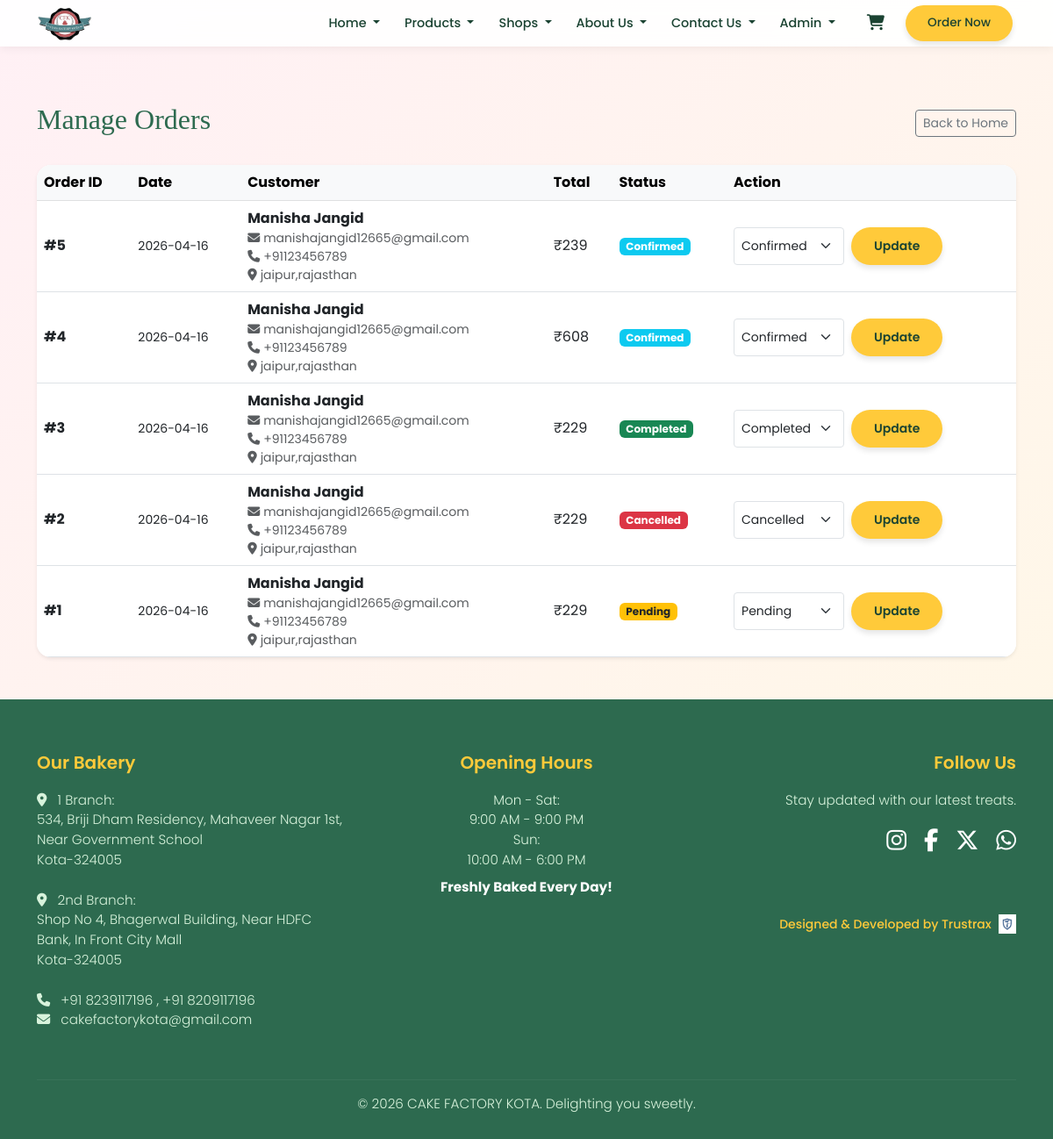
Page /admin/orders (signed in) on the earlier database version.
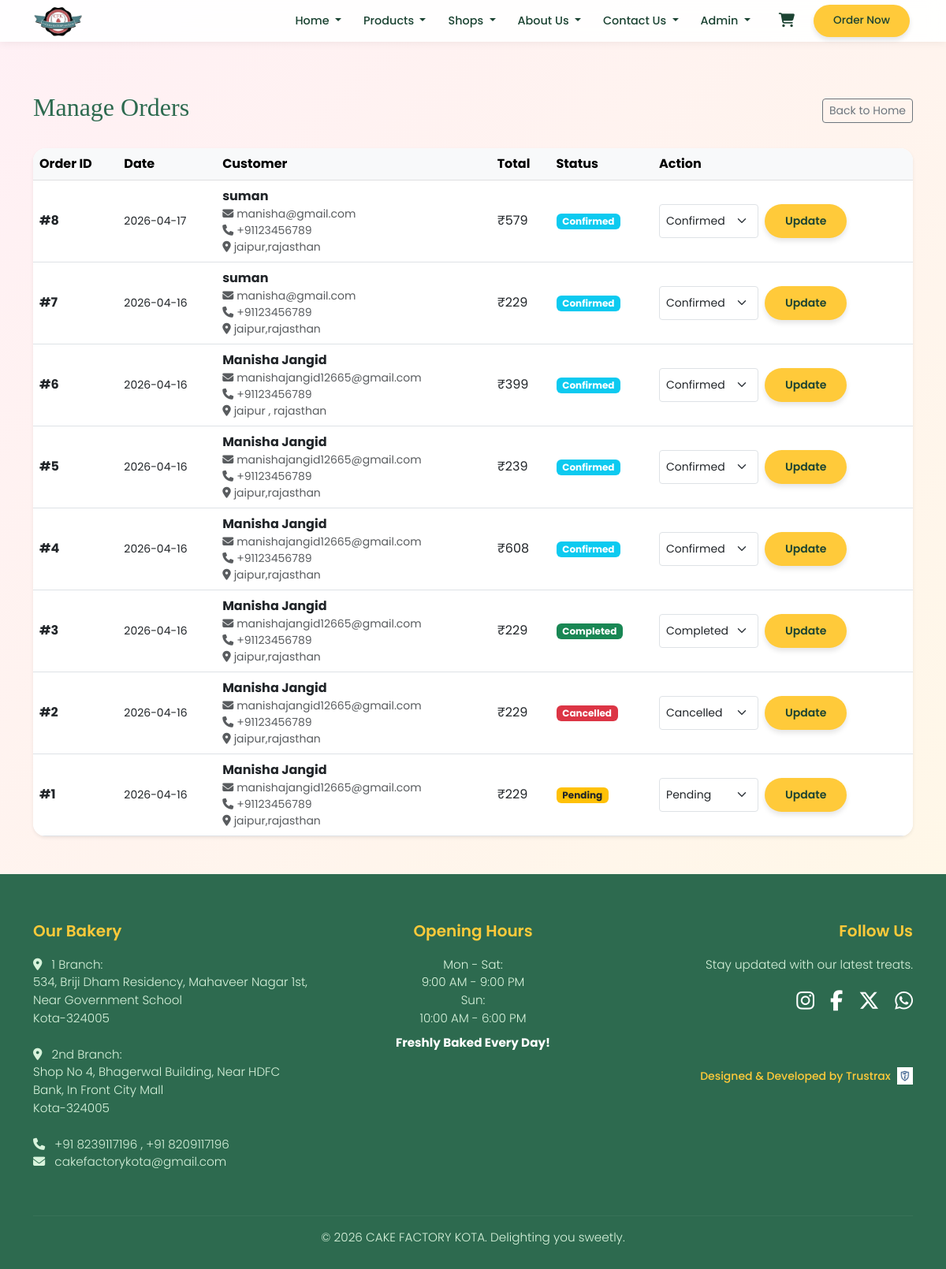
Same page on the later database version.
### src/models.py (models this page shows, shortened)
class User(db.Model):
    __tablename__ = "users"
    id = db.Column(db.Integer, primary_key=True)
    name = db.Column(db.String(200), nullable=False)
    email = db.Column(db.String(200), unique=True, nullable=False)
    password_hash = db.Column(db.String(200), nullable=False)
    role = db.Column(db.String(50), nullable=False, default="user")
    created_at = db.Column(db.DateTime, nullable=False, default=datetime.utcnow)

class Order(db.Model):
    __tablename__ = "orders"
    id = db.Column(db.Integer, primary_key=True)
    user_id = db.Column(db.Integer, db.ForeignKey('users.id'), nullable=True)
    customer_name = db.Column(db.String(200), nullable=False)
    email = db.Column(db.String(200), nullable=False)
    phone = db.Column(db.String(50), nullable=False)
    address = db.Column(db.Text, nullable=False)
    total = db.Column(db.Float, nullable=False)
    payment_method = db.Column(db.String(80), nullable=False)
    status = db.Column(db.String(40), nullable=False, default="pending")
    created_at = db.Column(db.DateTime, nullable=False, default=datetime.utcnow)
    user = db.relationship("User", backref="orders")
    items = db.relationship(
        "OrderItem",
        backref="order",
        lazy=True,
        cascade="all, delete-orphan",
    )

### src/home.py (the view)
@app.route("/admin/orders")
@admin_required
def admin_orders_page():
    orders = get_all_orders()
    return render_template("admin_orders.html", orders=orders)

### src/__init__.py (called while the page is built, shortened)
@app.context_processor
def inject_navbar_catalog():
    from src.models import Product
    products = Product.query.order_by(Product.id).all()
    by_cat = {}
    for p in products:
        key = (p.category or "other").lower()
        by_cat.setdefault(key, []).append(p)
    return {"cakes_by_cat": by_cat, "nav_products": products}

@app.context_processor
def inject_cart_state():
    cart = session.get("cart") or {}
    count = sum(int(q) for q in cart.values() if str(q).isdigit())
    preview = []
    subtotal = 0.0
    return {
        "cart_item_count": count,
        "cart_preview_lines": preview[:5],
        "cart_preview_subtotal": subtotal,
    }

### src/database.py (called while the page is built)
def get_all_orders():
    orders = db.session.query(Order).order_by(Order.created_at.desc()).all()
    result = []
    for o in orders:
        result.append({
            "id": o.id,
            "customer_name": o.customer_name,
            "email": o.email,
            "phone": o.phone,
            "address": o.address,
            "total": o.total,
            "payment_method": o.payment_method,
            "status": o.status,
            "created_at": o.created_at.isoformat() if o.created_at else "",
        })
    return result

def get_user_by_id(user_id):
    from src.models import User
    return db.session.get(User, user_id)

### src/home.py (called while the page is built)
@app.context_processor
def inject_user():
    user = None
    if "user_id" in session:
        user = get_user_by_id(session["user_id"])
    return dict(current_user=user)

def admin_required(f):
    @wraps(f)
    def decorated_function(*args, **kwargs):
        if "user_id" not in session:
            flash("Please log in as admin.", "error")
            return redirect(url_for("login_page"))
        user = get_user_by_id(session["user_id"])
        if not user or user.role != "admin":
            flash("You do not have permission to access that page.", "error")
            return redirect(url_for("homepage"))
        return f(*args, **kwargs)
    return decorated_function

### src/templates/admin_orders.html (shortened to what this page needs)
{% extends "base.html" %}
{% block content %}
<div class="d-flex justify-content-between align-items-center mb-4">
    <h2>Manage Orders</h2>
    <a href="{{ url_for('homepage') }}" class="btn btn-outline-secondary btn-sm">Back to Home</a>
</div>
<div class="card shadow-sm border-0 rounded-4 overflow-hidden">
    <div class="table-responsive">
        <table class="table table-hover align-middle mb-0 text-nowrap">
            <thead class="table-light">
                <tr>
                    <th scope="col">Order ID</th>
                    <th scope="col">Date</th>
                    <th scope="col">Customer</th>
                    <th scope="col">Total</th>
                    <th scope="col">Status</th>
                    <th scope="col">Action</th>
                </tr>
            </thead>
            <tbody>
                {% for o in orders %}
                <tr>
                    <td class="fw-bold">#{{ o.id }}</td>
                    <td class="small">{{ o.created_at[:10] }}</td>
                    <td style="max-width: 300px; white-space: normal;">
                        <span class="d-block fw-bold">{{ o.customer_name }}</span>
                        <span class="small text-muted d-block"><i class="fa-solid fa-envelope pe-1"></i>{{ o.email }}</span>
                        <span class="small text-muted d-block"><i class="fa-solid fa-phone pe-1"></i>{{ o.phone }}</span>
                        <span class="small text-muted d-block"><i class="fa-solid fa-location-dot pe-1"></i>{{ o.address }}</span>
                    </td>
                    <td>₹{{ '%.0f'|format(o.total) }}</td>
                    <td>
                        <span class="badge
                            {% if o.status == 'completed' %}bg-success
                            {% elif o.status == 'pending' %}bg-warning text-dark
                            {% elif o.status == 'cancelled' %}bg-danger
                            {% else %}bg-info{% endif %}">
                            {{ o.status|title }}
                        </span>
                    </td>
                    <td>
                        <form method="POST" action="{{ url_for('admin_update_order_status', order_id=o.id) }}" class="d-flex gap-2">
                            <select name="status" class="form-select form-select-sm" style="width: auto;">
                                <option value="pending" {% if o.status == 'pending' %}selected{% endif %}>Pending</option>
                                <option value="confirmed" {% if o.status == 'confirmed' %}selected{% endif %}>Confirmed</option>
                                <option value="completed" {% if o.status == 'completed' %}selected{% endif %}>Completed</option>
                                <option value="cancelled" {% if o.status == 'cancelled' %}selected{% endif %}>Cancelled</option>
                            </select>
                            <button type="submit" class="btn btn-sm btn-order">Update</button>
                        </form>
                    </td>
                </tr>
                {% else %}
                <tr>
                    <td colspan="6" class="text-center py-4 text-muted">No orders found.</td>
                </tr>
                {% endfor %}
            </tbody>
        </table>
    </div>
</div>
{% endblock %}

### src/templates/base.html (shortened to what this page needs)
<!DOCTYPE html>
<html lang="en">
<head>
    <link href="https://cdn.jsdelivr.net/npm/bootstrap@5.3.0/dist/css/bootstrap.min.css" rel="stylesheet">
    <link rel="stylesheet" href="https://cdnjs.cloudflare.com/ajax/libs/font-awesome/6.5.1/css/all.min.css">
</head>
<body>
    {% include "navbar.html" %}
    <main class="container my-5">
        {% block content %}
        {% endblock %}
    </main>
    {% include "footer.html" %}
</body>
</html>

### src/templates/navbar.html (shortened to what this page needs)
<nav class="navbar navbar-expand-lg navbar-light sticky-top navbar-compact">
    <div class="container">
        <a class="navbar-brand py-0 me-2" href="{{ url_for('homepage') }}">
            <img src="{{ url_for('static', filename='images/logo.png') }}" class="navbar-logo" alt="Cake Factory Kota">
        </a>
        <div class="collapse navbar-collapse" id="navbarNav">
            <ul class="navbar-nav ms-auto align-items-lg-center gap-lg-1">
                <li class="nav-item dropdown dropdown-hover-lg">
                    <a class="nav-link dropdown-toggle py-2 py-lg-1" href="{{ url_for('homepage') }}"
                        role="button" data-bs-toggle="dropdown" data-bs-auto-close="outside" aria-expanded="false">
                        Home
                    </a>
                </li>
                <li class="nav-item dropdown dropdown-hover-lg">
                    <a class="nav-link dropdown-toggle py-2 py-lg-1" href="#"
                        role="button" data-bs-toggle="dropdown" data-bs-auto-close="outside" aria-expanded="false">
                        Products
                    </a>
                </li>
                <li class="nav-item dropdown dropdown-hover-lg">
                    <a class="nav-link dropdown-toggle py-2 py-lg-1" href="{{ url_for('shops_page') }}"
                        role="button" data-bs-toggle="dropdown" data-bs-auto-close="outside" aria-expanded="false">
                        Shops
                    </a>
                </li>
                <li class="nav-item dropdown dropdown-hover-lg">
                    <a class="nav-link dropdown-toggle py-2 py-lg-1" href="{{ url_for('about_page') }}"
                        role="button" data-bs-toggle="dropdown" data-bs-auto-close="outside" aria-expanded="false">
                        About Us
                    </a>
                </li>
                <li class="nav-item dropdown dropdown-hover-lg">
                    <a class="nav-link dropdown-toggle py-2 py-lg-1" href="{{ url_for('contact_page') }}"
                        role="button" data-bs-toggle="dropdown" data-bs-auto-close="outside" aria-expanded="false">
                        Contact Us
                    </a>
                </li>
                <li class="nav-item dropdown dropdown-hover-lg">
                    <a class="nav-link dropdown-toggle py-2 py-lg-1" href="#"
                        role="button" data-bs-toggle="dropdown" data-bs-auto-close="outside" aria-expanded="false">
                        {% if current_user %}
                            {{ current_user.name }}
                        {% else %}
                            Account
                        {% endif %}
                    </a>
                </li>
                <li class="nav-item dropdown dropdown-hover-lg ms-lg-2">
                    <button type="button" class="nav-link btn btn-link text-dark border-0 dropdown-toggle-no-caret py-2 py-lg-1 px-2 position-relative"
                        data-bs-toggle="dropdown" data-bs-auto-close="outside" aria-expanded="false" aria-label="Shopping cart">
                    </button>
                </li>
                <li class="nav-item mt-2 mt-lg-0 ms-lg-1">
                    <a class="nav-link btn-order btn-order-sm py-2 py-lg-1 px-3" href="{{ url_for('order_page') }}">Order Now</a>
                </li>
            </ul>
        </div>
    </div>
</nav>

### src/templates/footer.html
<footer class="footer">
    <div class="container">
        <div class="row">
            <div class="col-md-4 mb-4">
                <h5>Our Bakery</h5>
                <p>
                    <i class="fas fa-map-marker-alt me-2"></i> 1 Branch: <br>
                    534, Briji Dham Residency, Mahaveer Nagar 1st, Near Government School <br>Kota-324005<br><br>
                    <i class="fas fa-map-marker-alt me-2"></i> 2nd Branch: <br>
                    Shop No 4, Bhagerwal Building, Near HDFC Bank, In Front City Mall <br>Kota-324005<br><br>
                    <i class="fas fa-phone me-2"></i> +91 8239117196 , +91 8209117196<br>
                    <i class="fas fa-envelope me-2"></i> cakefactorykota@gmail.com
                </p>
            </div>
            <div class="col-md-4 mb-4 text-md-center">
                <h5>Opening Hours</h5>
                <ul class="list-unstyled">
                    <li>Mon - Sat: <br>9:00 AM - 9:00 PM</li>
                    <li>Sun: <br>10:00 AM - 6:00 PM</li>
                    <li class="mt-2 fw-bold text-white">Freshly Baked Every Day!</li>
                </ul>
            </div>
            <div class="col-md-4 mb-4 text-md-end">
                <h5>Follow Us</h5>
                <p>Stay updated with our latest treats.</p>
                <div class="social-icons d-flex justify-content-md-end justify-content-start mb-3">
                    <a href="https://www.instagram.com/accounts/login/" target="_blank" title="Instagram"><i class="fa-brands fa-instagram"></i></a>
                    <a href="https://www.facebook.com/login/" target="_blank" title="Facebook"><i class="fa-brands fa-facebook-f"></i></a>
                    <a href="https://twitter.com/login" target="_blank" title="Twitter (X)"><i class="fa-brands fa-x-twitter"></i></a>
                    <a href="https://web.whatsapp.com/" target="_blank" title="WhatsApp"><i class="fa-brands fa-whatsapp"></i></a>
                </div><br>
                <div class="d-flex align-items-center justify-content-md-end justify-content-start gap-2 mt-4" style="font-weight: 500;">
                    <span class="small" style="color: var(--primary-yellow);">Designed & Developed by Trustrax</span>
                    <img src="{{ url_for('static', filename='images/trustrax.png') }}" alt="Trustrax Logo" style="height: 22px; width: auto; object-fit: contain;">
                </div>
            </div>
        </div>
        <hr style="border-color: rgba(255,255,255,0.2);">
        <div class="text-center pb-2">
            <p class="mb-0">&copy; 2026 CAKE FACTORY KOTA. Delighting you sweetly.</p>
        </div>
    </div>
</footer>

### src/templates/base.html (style rules this page uses)
:root { --primary-green: #2d6a4f; --light-green: #d8f3dc; --primary-yellow: #ffca3a; --text-dark: #1b4332; --bg-pink-yellow: linear-gradient(135deg, #FFF0F5 0%, #FFF9E5 100%); }
body { font-family: 'Poppins', sans-serif; background: var(--bg-pink-yellow) fixed; color: var(--text-dark); display: flex; flex-direction: column; min-height: 100vh; }
main { flex: 1; }
h1, h2, h3, .navbar-brand { font-family: 'Playfair Display', serif; color: var(--primary-green); }
.navbar-compact.navbar { background-color: rgba(255, 255, 255, 0.92) !important; backdrop-filter: blur(10px); box-shadow: 0 2px 10px rgba(0,0,0,0.06); padding: 0.35rem 0; }
.navbar-compact .navbar-brand { font-size: 1.1rem; font-weight: 700; }
.navbar-logo { max-height: 42px; width: auto; display: block; }
.navbar-compact .nav-link { color: var(--text-dark) !important; font-weight: 500; font-size: 0.9rem; margin: 0 4px; transition: color 0.2s ease; }
.dropdown-toggle-no-caret::after { display: none !important; }
.btn-order-sm { padding: 0.4rem 1rem !important; font-size: 0.85rem !important; border-radius: 999px !important; }
.btn-order { background-color: var(--primary-yellow); color: var(--text-dark) !important; border-radius: 30px; padding: 10px 25px !important; font-weight: 600; box-shadow: 0 4px 6px rgba(0,0,0,0.1); }
.footer { background-color: var(--primary-green); color: var(--light-green); padding: 60px 0 20px; margin-top: auto; }
.footer h5 { color: var(--primary-yellow); font-weight: 600; margin-bottom: 20px; }
.footer p, .footer li { font-weight: 300; font-size: 0.95rem; }
.social-icons { display: flex; gap: 20px; margin-top: 15px; }
.social-icons a { color: white; font-size: 26px; transition: 0.3s ease; display: inline-block; }

Differences in the rows shown:
added Order: id "8", created_at "2026-04-17", customer_name "suman", email "manisha@gmail.com", phone "+91123456789", address "jaipur,rajasthan", total "579", status "Confirmed"
added Order: id "7", created_at "2026-04-16", customer_name "suman", email "manisha@gmail.com", phone "+91123456789", address "jaipur,rajasthan", total "229", status "Confirmed"
added Order: id "6", created_at "2026-04-16", customer_name "Manisha Jangid", email "manishajangid12665@gmail.com", phone "+91123456789", address "jaipur , rajasthan", total "399", status "Confirmed"
